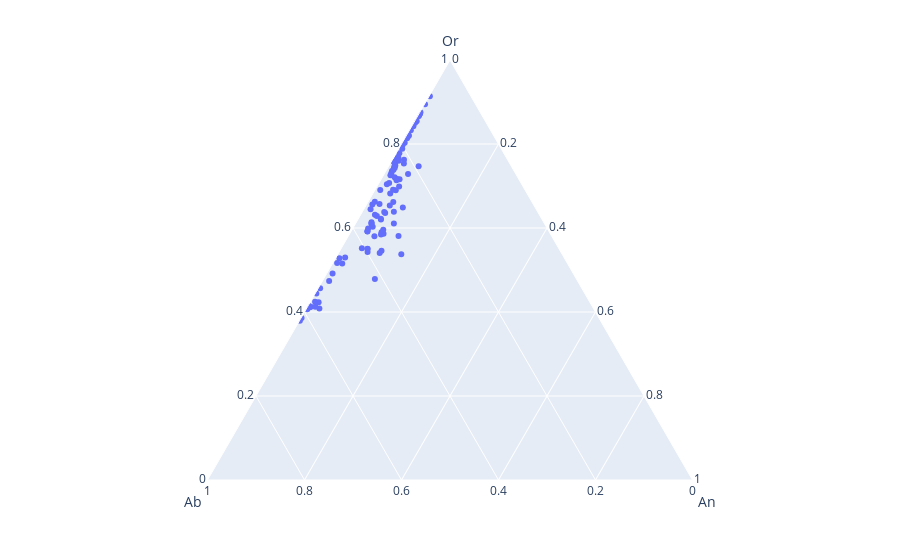

Notebook source saved alongside this figure:
### Code cell
Fspar_Class=Han.loc[Han["Fspar_Class"]=="Sanidine"]
import plotly.express as px
fig = px.scatter_ternary(Fspar_Class, a="Or", b="Ab", c="An")
fig.show()
